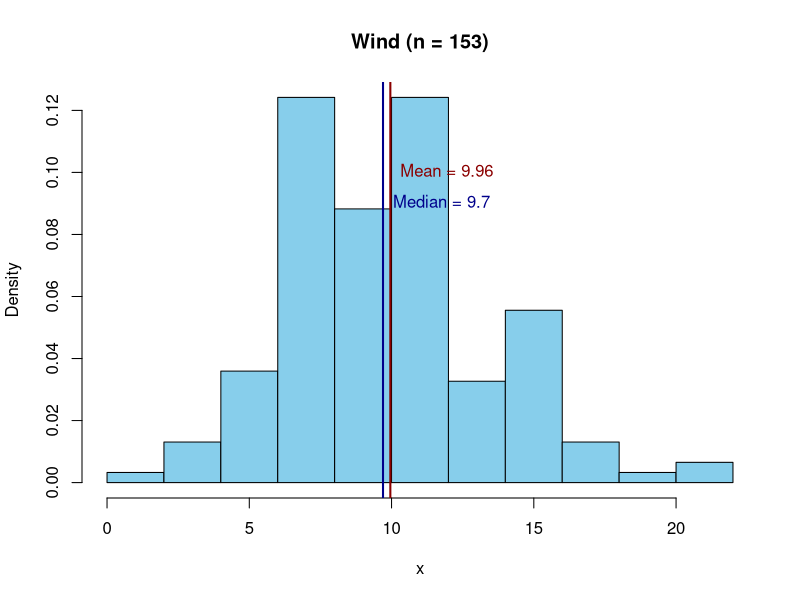

Reproduce this figure in R. (Note: this script raises an error after producing the figure.)
#::::::::::::::::::::::::::::::::::::::::::::::::::::::::::::::::::::::::::::
#
# Functions II
# 
#::::::::::::::::::::::::::::::::::::::::::::::::::::::::::::::::::::::::::::





# Input
#===========================================================
#...........................
set.seed(524)
observations <- rnorm(10)
predictions <- rnorm(10)

# with a function
get_RMSE <- function(predictions, observations){
  diff <- observations - predictions
  sq_diff <- diff^2
  m_sq_diff <- mean(diff)
  RMSE <- sqrt(m_sq_diff)
  return(RMSE)
}

# compare
RMSE <- get_RMSE(predictions, observations)

# without a function
diff <- observations - predictions
sq_diff <- diff^2
m_sq_diff <- mean(diff)
RMSE <- sqrt(m_sq_diff)



# with a function
summary(mtcars$mpg)

# without a function
round(c("Min." = min(mtcars$mpg),
        "1st Qu." = as.numeric(quantile(mtcars$mpg)[2]),
        "Median" = median(mtcars$mpg),
        "Mean" = mean(mtcars$mpg),
        "3rd Qu." = as.numeric(quantile(mtcars$mpg)[4]),
        "Max." = max(mtcars$mpg)), 2)




# remember the get_info() function
get_info <- function(x){
  mean_x <- mean(x)
  median_x <- median(x)
  n_obs_x <- length(x)
  range_x <- range(x)
  return(list(mean = mean_x, median = median_x, 
              n_obs = n_obs_x, range = range_x))
}

get_info(airquality$Wind)



# Side effects
#...........................
print_info <- function(x){
  info <- get_info(x)
  cat("There are ", info$n_obs, 
      " observed values. \nThe mean is ", 
      round(info$mean, 2), ". \nThe median is ", 
      round(info$median, 2), ". \n", sep = "")
# invisible(info)  
}

print_info(airquality$Wind)
test <- print_info(airquality$Wind)
test



# plot
hist2 <- function(x, title){
  info <- get_info(x)
  mean_median <- as.numeric(info[c("mean", "median")])
  hist(x, 
       main = paste0(title, " (n = ", info$n_obs, ")"),
       col = "skyblue", 
       freq = FALSE)
  abline(v = mean_median, 
         col = c("darkred", "darkblue"), 
         lwd = 2)
  text(mean_median, 
       y = c(.1, .09),
       labels = paste(c("Mean", "Median"), 
                      round(mean_median, 2), 
                      sep = " = "),
       col = c("darkred", "darkblue"),
       pos = 4)
}

hist2(airquality$Wind, "Wind")





# Errors, warnings etc.
# ..........................
# Errors
?stop
get_log_xtox <- function(x) {
  if(!is.numeric(x)) stop("This does not work!")
  x_x <- x^x
  return(log(x_x))
}
get_log_xtox(2)
get_log_xtox("a")



# stopifnot()
?stopifnot
get_log_xtox <- function(x) {
  stopifnot(is.numeric(x)) 
  x_x <- x^x
  return(log(x_x))
}
get_log_xtox("a")



# message
?message
get_log_xtox <- function(x) {
  x_x <- x^x
  message("Thank you for using this function!")
  return(log(x_x))
}
get_log_xtox(2)


# Warning
?warning
get_log_xtox <- function(x) {
  if(x < 0 && (x %% 2 == 0)) 
    warning("Not sure you can trust the result.", 
            call. = FALSE)
  x_x <- x^x
  return(log(x_x))
}
get_log_xtox(-2)



# Scoping rules in R; Where does R find stuff
# ...........................................
a <- 55
add_a <- function(x){
  return(x + a)
}
add_a(5)
# BAD IDEA!



# name masking
a <- 55
add_a <- function(x){
  a <- 5
  return(x + a)
}
add_a(5)



# GOOD IDEA!
add_a <- function(x, a = 55){
  return(x + a)
}
add_a(5)




# dot-dot-dot
# ...........
# Unknown number of arguments
# using a for loop
is_character <- function(...){
  input <- list(...)
  out <- logical(length(input))
  for(ell_nr in seq_along(input)){
    out[ell_nr] <- is.character(input[[ell_nr]])
  }
  names(out) <- names(input)
  out
}
is_character(a = "Awesome", b = 5, new = "YES")



# passing arguments to other function
# apply example
?apply
get_quantiles <- function(x, ...){
  if(is.null(dim(x))) return(quantile(x, ...))
  apply(x, 2, quantile, ...)
}
get_quantiles(airquality, na.rm = TRUE, 
              probs = c(.2, .8))


# spelling mistakes!
get_quantiles(airquality, na.rm = TRUE, 
              prosb = c(.2, .8))




# Exercises
#===========================================================


# 1. Write a function that computes the following statistics for a numeric 
#    vector: (1) the sum of NAs, (2) the median, (3) the number of unique values.
#    include a second argument na.rm with default TRUE, to make sure that 
#    the median is computed (without NA values).
#    test your function using the mtcars data.
data("mtcars")
computeDescriptives(mtcars$mpg)


# 2. Consider the drop_NA()-function from the previous exercises.
#    Add a side-effect to the function: inform the user of
#    how many NA values were dropped. 
#    Add a "message" argument with default FALSE, so that 
#    users can also choose whether to get the information.
Ozone_noNA <- drop_NA(airquality$Ozone) 
Ozone_noNA <- drop_NA(airquality$Ozone, message = FALSE) 



# 3. Consider the get_info()-function from above. Include
#    a "na.rm" argument with a sensible default. 
#    when na.rm = TRUE, the function should:
#       - remove NA values before computing the statistics
#       - inform the user how many NA values were removed
#       - make sure users can choose not to get this information
#    TIP: make use of the function you wrote for exercise 2.

# original get_info() function
get_info <- function(x){
  mean_x <- mean(x)
  median_x <- median(x)
  n_obs_x <- length(x)
  range_x <- range(x)
  return(list(mean = mean_x, median = median_x, 
              n_obs = n_obs_x, range = range_x))
}

get_info(airquality$Ozone)
get_info(airquality$Ozone, message = TRUE)
get_info(airquality$Ozone, na.rm = FALSE)




# 4. Write a function that takes a numeric variable as input and creates a 
#    boxplot as output. How does R provide default values for the main 
#    title and axis labels. Would you choose the same?
#    Give sensible default values to the main title and axis labels.
create_boxplot(mtcars$mpg)



# 5. Implement 'input checks' for your boxplot function. The function should throw
#    an error, if the input is not a single numeric vector.
#    If the vector contains missing values, the function should throw a warning.
create_boxplot2(mtcars$mpg)
create_boxplot2(mtcars)
create_boxplot2(c(mtcars$mpg, NA))



# 6. Write a function that creates either a histogram or a bar chart for a 
#    variable, depending on the input:
#      + character/factor -> bar chart using table()
#      + numeric -> histogram
create_graph(1:5)
create_graph(c("a", "b", "c"))
create_graph(mtcars$mpg)
create_graph(iris$Species)
